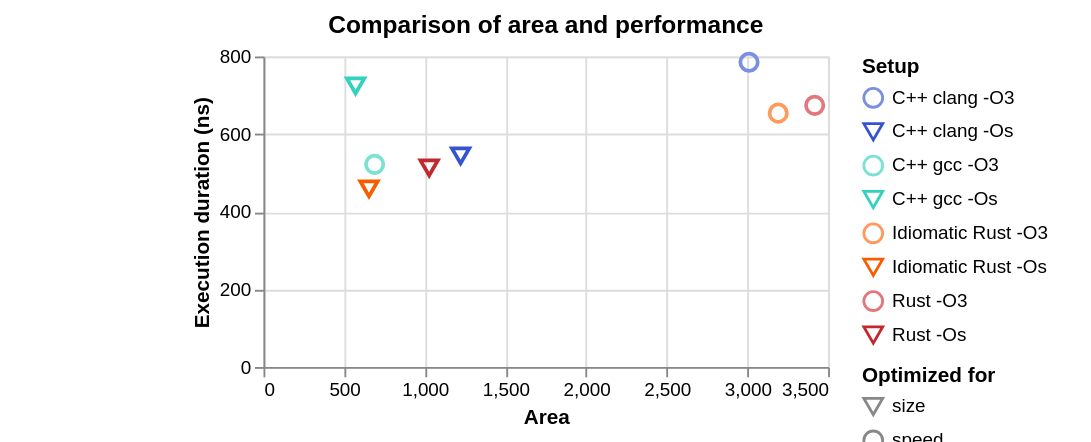

The specification (Vega-Lite) saved for this image:
### Vega-Lite specification from a JSON file in a GitHub repository (floating-point values rounded to 4 significant figures)
{"$schema": "https://vega.github.io/schema/vega-lite/v5.json", "title": "Comparison of area and performance", "data": {"name": "main", "values": [{"Logic blocks": 735, "Flip-flops": 292, "RAM blocks": 0, "trueDualPortBlockRam": 0, "Multipliers": 0, "otherBlocks": 0, "Area": 1027, "Maximum frequency (MHz)": 103.4, "Average clock cycles": 53, "id": "minmax_rust_size", "Setup": "Rust -Os", "Scenario": "Rust", "compilerSetup": "rust -Os", "Implementation": "Rust", "Function": "minmax", "Compiler": "Rust", "Optimized for": "size", "Optimization flag": "-Os", "Language": "Rust", "Idiomatic": "false", "From crates.io": "false", "color": "#C1292E"}, {"Logic blocks": 2555, "Flip-flops": 862, "RAM blocks": 0, "trueDualPortBlockRam": 0, "Multipliers": 0, "otherBlocks": 0, "Area": 3417, "Maximum frequency (MHz)": 56.06, "Average clock cycles": 37.77, "id": "minmax_rust_speed", "Setup": "Rust -O3", "Scenario": "Rust", "compilerSetup": "rust -O3", "Implementation": "Rust", "Function": "minmax", "Compiler": "Rust", "Optimized for": "speed", "Optimization flag": "-O3", "Language": "Rust", "Idiomatic": "false", "From crates.io": "false", "color": "#E2787C"}, {"Logic blocks": 394, "Flip-flops": 260, "RAM blocks": 0, "trueDualPortBlockRam": 0, "Multipliers": 0, "otherBlocks": 0, "Area": 654, "Maximum frequency (MHz)": 111.1, "Average clock cycles": 51, "id": "minmax_idiom_size", "Setup": "Idiomatic Rust -Os", "Scenario": "Idiomatic Rust", "compilerSetup": "rust -Os", "Implementation": "Idiomatic Rust", "Function": "minmax", "Compiler": "Rust", "Optimized for": "size", "Optimization flag": "-Os", "Language": "Rust", "Idiomatic": "true", "From crates.io": "false", "color": "#F65D00"}, {"Logic blocks": 2326, "Flip-flops": 865, "RAM blocks": 0, "trueDualPortBlockRam": 0, "Multipliers": 0, "otherBlocks": 0, "Area": 3191, "Maximum frequency (MHz)": 56.22, "Average clock cycles": 36.75, "id": "minmax_idiom_speed", "Setup": "Idiomatic Rust -O3", "Scenario": "Idiomatic Rust", "compilerSetup": "rust -O3", "Implementation": "Idiomatic Rust", "Function": "minmax", "Compiler": "Rust", "Optimized for": "speed", "Optimization flag": "-O3", "Language": "Rust", "Idiomatic": "true", "From crates.io": "false", "color": "#FF9A5C"}, {"Logic blocks": 2183, "Flip-flops": 827, "RAM blocks": 0, "trueDualPortBlockRam": 0, "Multipliers": 0, "otherBlocks": 0, "Area": 3010, "Maximum frequency (MHz)": 50.64, "Average clock cycles": 39.75, "id": "minmax_clang_speed", "Setup": "C++ clang -O3", "Scenario": "C++ clang", "compilerSetup": "clang -O3", "Implementation": "C++", "Function": "minmax", "Compiler": "Clang", "Optimized for": "speed", "Optimization flag": "-O3", "Language": "C++", "Idiomatic": "false", "From crates.io": "false", "color": "#7A8FE1"}, {"Logic blocks": 524, "Flip-flops": 165, "RAM blocks": 0, "trueDualPortBlockRam": 0, "Multipliers": 0, "otherBlocks": 0, "Area": 689, "Maximum frequency (MHz)": 103.5, "Average clock cycles": 54, "id": "minmax_gcc_speed", "Setup": "C++ gcc -O3", "Scenario": "C++ gcc", "compilerSetup": "gcc -O3", "Implementation": "C++", "Function": "minmax", "Compiler": "GCC", "Optimized for": "speed", "Optimization flag": "-O3", "Language": "C++", "Idiomatic": "false", "From crates.io": "false", "color": "#7AE1D5"}, {"Logic blocks": 993, "Flip-flops": 229, "RAM blocks": 0, "trueDualPortBlockRam": 0, "Multipliers": 0, "otherBlocks": 0, "Area": 1222, "Maximum frequency (MHz)": 99.21, "Average clock cycles": 54, "id": "minmax_clang_size", "Setup": "C++ clang -Os", "Scenario": "C++ clang", "compilerSetup": "clang -Os", "Implementation": "C++", "Function": "minmax", "Compiler": "Clang", "Optimized for": "size", "Optimization flag": "-Os", "Language": "C++", "Idiomatic": "false", "From crates.io": "false", "color": "#3454D1"}, {"Logic blocks": 439, "Flip-flops": 132, "RAM blocks": 0, "trueDualPortBlockRam": 0, "Multipliers": 0, "otherBlocks": 0, "Area": 571, "Maximum frequency (MHz)": 110.6, "Average clock cycles": 80, "id": "minmax_gcc_size", "Setup": "C++ gcc -Os", "Scenario": "C++ gcc", "compilerSetup": "gcc -Os", "Implementation": "C++", "Function": "minmax", "Compiler": "GCC", "Optimized for": "size", "Optimization flag": "-Os", "Language": "C++", "Idiomatic": "false", "From crates.io": "false", "color": "#34D1BF"}]}, "transform": [{"calculate": "round(datum['Average clock cycles'] / (datum['Maximum frequency (MHz)'] * 1000000) * 1000000000)", "as": "Execution duration (ns)"}], "mark": {"type": "point", "tooltip": true, "size": 85}, "autosize": "none", "padding": {"left": 140, "top": 30, "right": 140, "bottom": 40}, "width": 300, "height": 165, "encoding": {"x": {"field": "Area", "type": "quantitative"}, "y": {"field": "Execution duration (ns)", "type": "quantitative"}, "color": {"field": "Setup", "type": "nominal", "scale": {"range": {"field": "color"}}, "legend": {"symbolType": {"expr": "indexof(datum.value, '-Os') >= 0 ? 'triangle-down' : 'circle'"}}}, "shape": {"field": "Optimized for", "type": "nominal", "scale": {"range": ["triangle-down", "circle"]}}, "opacity": {"condition": {"param": "selection", "value": 1}, "value": 0.2}, "strokeWidth": {"condition": {"param": "hover", "empty": false, "value": 3}, "value": 2}}, "params": [{"name": "selection", "select": {"type": "point", "fields": ["Setup"], "on": "click"}, "bind": "legend"}, {"name": "hover", "select": {"type": "point", "on": "mouseover", "toggle": false}}]}
